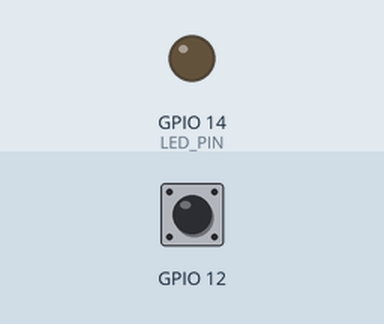
The sketch below on a simulated ESP8266 (NodeMCU). Shown: output pins drawn as LEDs (lit = HIGH). The inputs (shaded band) are chosen by the test bench; at power-on: GPIO 12 HIGH.

Above: at 1.2 s.
1.3 s: GPIO 12 pulled LOW for 0.15 s
At 3.23 s:
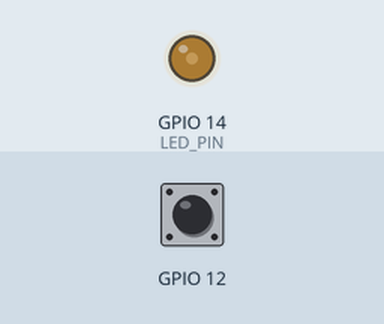
At 3.92 s:
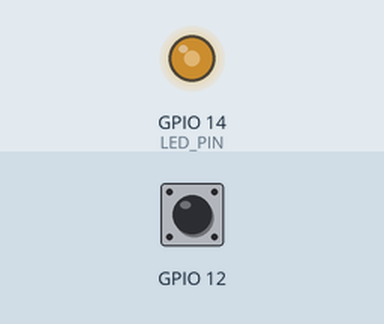
Timing chart, 0 to 10.3 s (numbered marks = the images above; inputs shaded):
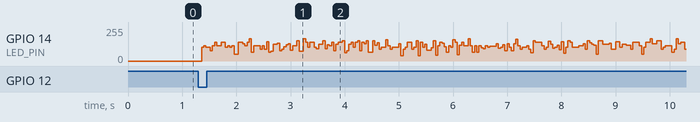

The sketch:

transmitter.ino
```cpp
#include <ESP8266WiFi.h>
#include <WiFiClient.h>
#include <ESP8266WebServer.h>

#define LED_PIN 14
#define PERIOD 2  //14

String a,htmlcode;

//IPAddress local_IP(192,168,4,2);

#ifndef APSSID
#define APSSID "router1"
#define APPSK  "12345678"
#endif

/* Set these to your desired credentials. */
const char *ssid = APSSID;
const char *password = APPSK;

ESP8266WebServer server(80);

/* Just a little test message.  Go to http://192.168.4.1 in a web browser
   connected to this access point to see it.
*/

void handleRoot() {
  server.send(200, "text/html", htmlcode);
}

//const char *string = "https://buy.stripe.com/test_dR6bLT5Ckaz2fWoeVZ \n";
const char *string = R"(
<!DOCTYPE html>
<html>
<head>
    <style>
img{
  width: 320px;
  height: 240px;
}

header{
  font-family: 'Dancing Script', cursive;
  text-align: center;
  border: 3px solid #2E2E2E;
  padding: 5px;
  width: 400px;
  margin: 0px auto;
  box-shadow: 0px 0px 15px #434F5B;
}
header h1{
  color: #212A3F;
  font-size: 45px;
}
header p{
  color: #434F5B;
}
#topnav{
  font-family: 'Dancing Script', cursive;
  background-color: #434F5B;
  font-size: 30px;
  text-transform: lowercase;
  width: 415px;
  margin: 0 auto;
}
#topnav ul{
  padding: 20px 15px;
  margin: 0px;
  text-align: center;
}
#topnav ul li{
  list-style-type: none;
  display: inline;
}
#topnav ul li a{
  color: #F2F2F2;
  text-decoration: none;
  margin: 0px 5px;
  padding: 5px;
}
#topnav ul li a:hover{
  border-bottom: 3px solid #F2F2F2;
  transition: 50ms linear 0s;
  -moz-transition: 50ms linear 0s;
  -webkit-transition: 50ms linear 0s;
}
body{
  background-color: #F2F2F2;
}
#content{
  font-family: 'Lora', serif;
}
#content h1, h2, h3, h4, h5, h6{
  color: #212A3F;
  text-align: center;
  font-family: 'Dancing Script', cursive;
}
#content p{
  color: #2E2E2E;
  text-align: left;
  width: 415px;
  margin: 0px auto;
}
#content img{
  display: block;
  margin-left: auto;
  margin-right: auto;
}
#content ul{
  text-align: center;
  margin: 0px;
  padding: 0px;
}
#pic1{
  padding-bottom: 5px;
}
#pic2{
  padding-bottom: 5px;
}
#pic3{
  padding-bottom: 5px;
}
footer{
  border-top: 10px solid #434F5B;
  width: 415px;
  margin: 0px auto;
}
footer p{
  float: right;
  padding-top: 5px;
  padding-right: 0px;
  padding-bottom: 5px;
  padding-left: 0px;
  margin: 0px;
  font-family: 'Lora', serif;
}
.footernav{
  padding-top: 5px;
  padding-left: 0px;
  float: left;
}
.footernav ul{
  margin: 0px;
  padding: 0px;
}
.footernav ul li{
  list-style-type: none;
  display: inline;
}
.footernav ul li a:link, .footernav ul li a:visited{
  color: #212A3F;
  text-decoration: none;
  text-transform: lowercase;
  font-family: 'Dancing Script', cursive;
}
.footernav ul li a:hover{
  color: #8F8F8F;
}


    </style>
</head>

<header>
  <h1>Cat Fancy Event</h1>
  <p>The fanciest cat event.</p>
</header>
<br>
<nav id="topnav">
  <ul>
    <li><a href="#">Home</a></li>
    <li><a href="#">About</a></li>
    <li><a href="#">Locations</a></li>
    <li><a href="#">RSVP</a></li>
  </ul>
</nav>

<div id="content">
  <h1>Cat Fancy Event 2014</h1>
  <p>The 115th annual Cat Fancy Event is being held in New York City on December 21st. This is the fanciest cat event of the year, starring over 300 different cats. This event was made to show America how great cats really are. There will be treats at the walk in, and for the cat owners there will be a buffet in the lounge. We thank you for coming to our event site, and hope to see you on December 21st. Thank you.</p>
  <br>
  <img src="https://2.bp.blogspot.com/-e1gP9Sj4HmM/UYBIKLVcP_I/AAAAAAAAA0g/9Hy86hAvnUs/s320/funny-cat-download-hd-backgrounds+%25281%2529.jpg" alt="Cat being fancy" />
  <h2>Featured Cats</h2>
  <ul>
    <li>George C.</li>
    <li>Sam F.</li>
    <li>Doug T.</li>
    <li>Sally Z.</li>
  </ul>
  <br>
  <div id="pic1"><img src="http://media.thedenverchannel.com/photo/2012/09/01/Generic-Cat-19700452_69436_ver1.0_320_240.jpg" alt="George" /></div>
  <div id="pic2"><img src="https://3.bp.blogspot.com/-WHW5J1uTTCY/UERgSSUImII/AAAAAAAAAMk/JrIBdXHajj0/s320/Cat+Pictures+8.jpg" alt="Sam" /></div>
  <div id="pic3"><img src="http://www.weetzies.com/wp-content/uploads/2010/10/birman-cat.jpg" alt="Doug" /></div>
  <div id="pic4"><img src="http://kittentoys.org/wp-content/uploads/toys-for-cats.jpg" alt="Sally" /></div>
  <br>
  <p>These cats will be the showrunners this year. George has a long history in cat events, and is looking forward to this year's Cat Fancy Event. Sam is a world-class runner, and will be showing his new techniques. Doug likes to lay around, and will practice his abilities. Sally was invited because her mom made a fit about not coming.</p>
</div>
<br>
<footer>
<nav class="footernav">
  <ul>
    <li><a href="#">Home</a></li>
    <li><a href="#">About</a></li>
    <li><a href="#">Locations</a></li>
    <li><a href="#">RSVP</a></li>
  </ul>
</nav>
  <p>&copy; - Copyright 2014</p>
</footer>
</html>)";

int string_length;

void send_byte(char my_byte);
void pagedis();
void serialreading();

void setup() {
  pinMode(LED_PIN, OUTPUT);
  pinMode(12, INPUT_PULLUP);
  Serial.begin(9600);
  string_length = strlen(string);
  //string_length = string.length();
  //Serial.println(string_length);
}

void loop() {
  //Serial.println(string_length);
  if(digitalRead(12) == LOW)
  {
   for(int i = 0; i < string_length; i++)
   {
    send_byte(string[i]);
   }
   //delay(100);
  }
   serialreading();
   server.handleClient();
}

void serialreading()
{
  while(Serial.available()) {
    a= Serial.readString();// read the incoming data as string
      if(a.length() > 3)
      {
        htmlcode = a;
        Serial.println(htmlcode);
        pagedis();
      }

  }
}

void pagedis()
{
   Serial.println();
  Serial.print("Configuring access point...");
  /* You can remove the password parameter if you want the AP to be open. */
//  WiFi.softAPConfig(local_IP);
  WiFi.softAP(ssid, password);

  IPAddress myIP = WiFi.softAPIP();
  Serial.print("AP IP address: ");
  Serial.println(myIP);
  server.on("/", handleRoot);
  server.begin();
  Serial.println("HTTP server started");
}

void send_byte(char my_byte){
  digitalWrite(LED_PIN, LOW);
  delay(PERIOD);

  uint8_t bin;

  for(int i = 0; i < 8; i++){
    int led_state = bitRead(my_byte, i);
    digitalWrite(LED_PIN, led_state != 0);
    //Serial.println(led_state);
    delay(PERIOD);
  }

  digitalWrite(LED_PIN, HIGH);
  delay(PERIOD);
}
```
